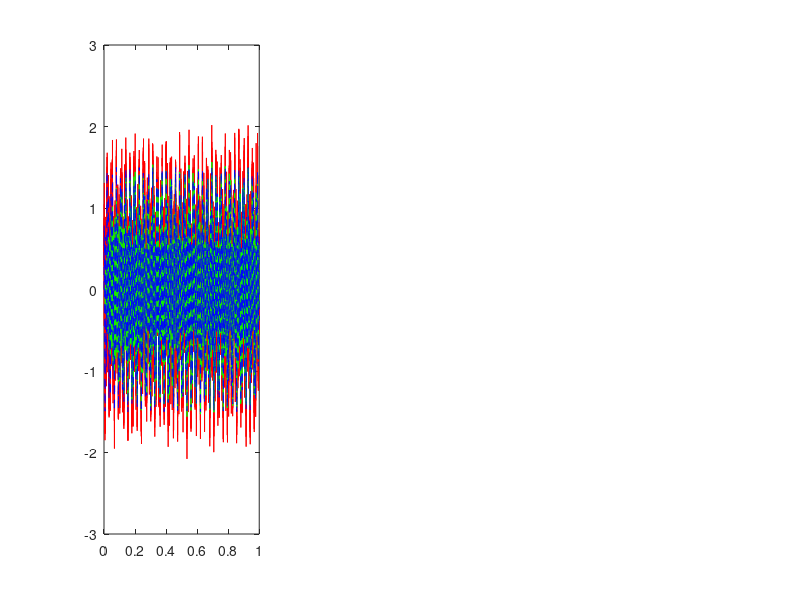

Write the MATLAB code that produced this figure. (Note: this script raises an error after producing the figure.)
clear all;
close all;
clc
% Parametry sygnału
fs = 8000;  % Częstotliwość próbkowania [Hz]
t = 1;      % Czas trwania [s]

% Częstotliwości i amplitudy harmonicznych
f1 = 34.2;  % Częstotliwość pierwszej harmonicznej [Hz]
A1 = -0.5;  % Amplituda pierwszej harmonicznej
f2 = 115.5; % Częstotliwość drugiej harmonicznej [Hz]
A2 = 1;     % Amplituda drugiej harmonicznej

% Tworzenie osi czasu
time = 0:1/fs:(t-1/fs);

% Generowanie sygnałów harmonicznych
harmonic1 = A1 * sin(2 * pi * f1 * time);
harmonic2 = A2 * sin(2 * pi * f2 * time);
SNR = [10, 20, 40];
dref = harmonic1 + harmonic2;
for k = 1:3
    d = awgn( dref, SNR(k), 'measured'); % WE: sygnał odniesienia dla sygnału x
    x = [ d(1) d(1:end-1) ]; % WE: sygnał filtrowany, teraz opóźniony d
    M = 100; % długość filtru
    mi = 0.00025;% współczynnik szybkości adaptacji

    %% Zwiększenie M - większy szum
    %% Zmniejszenie M - przesunięcie o fazę

    %% Zwiększenie mi - większy szum
    %% Zmniejszenie mi - wypłaszczanie sygnału

    y = []; e = []; % sygnały wyjściowe z filtra
    bx = zeros(M,1); % bufor na próbki wejściowe x
    h = zeros(M,1); % początkowe (puste) wagi filtru

    for n = 1 : length(x)
        bx = [ x(n); bx(1:M-1) ]; % pobierz nową próbkę x[n] do bufora
        y(n) = h' * bx; % oblicz y[n] = sum( x .* bx) – filtr FIR
        e(n) = d(n) - y(n); % oblicz e[n]
        h = h + mi * e(n) * bx; % LMS
        %h = h + mi * e(n) * bx /(bx'*bx); % NLMS
    end
    %% liczenie SNR
    N = length(dref);
    Ps = sum(dref.^2) / N;
    Pn = sum((dref-y).^2) / N;
    output_snr = 10 * log10(Ps / Pn);

    subplot(1, 3, k)
    plot( time, d, "r",time, y, "g", time, dref, "b--")
    title("SNR = "+ output_snr + "dB")
    legend( "Zaszumiany sygnał","Odszumiony sygnał", "Referencyjny sygnał")
    xlim([0.54, 0.55])
    ylim([0.5, 2])
end